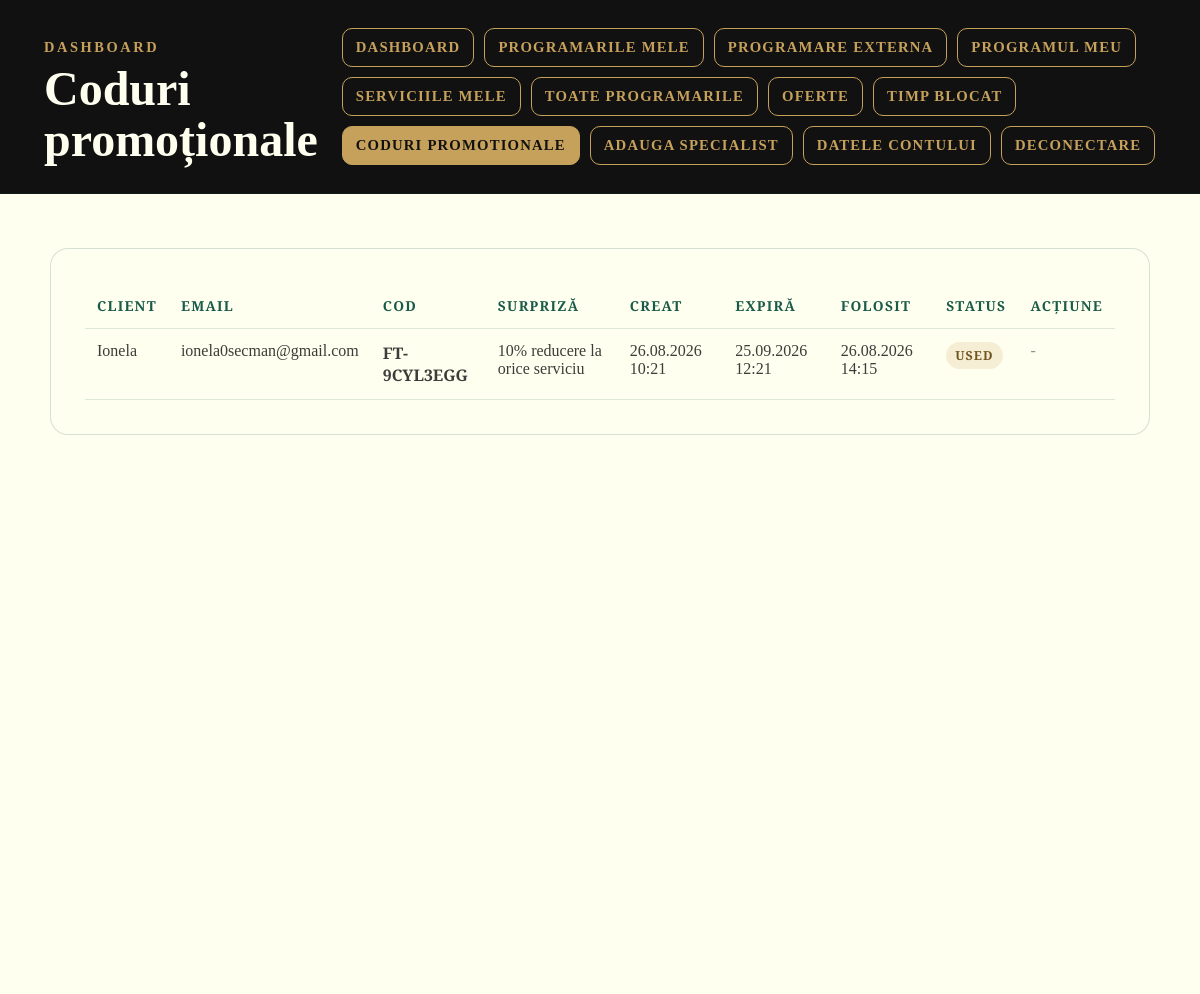
/admin/promo-codes.php (signed in), run on the app's committed database.
### tables this page shows
CREATE TABLE `promo_codes` (
  `id` int(11) NOT NULL AUTO_INCREMENT,
  `user_id` int(11) NOT NULL,
  `reward_id` int(11) NOT NULL,
  `code` varchar(50) NOT NULL,
  `status` enum('active','used','expired') NOT NULL DEFAULT 'active',
  `created_at` timestamp NOT NULL DEFAULT current_timestamp(),
  `expires_at` datetime NOT NULL,
  `used_at` datetime DEFAULT NULL,
  PRIMARY KEY (`id`),
  UNIQUE KEY `code` (`code`),
  KEY `idx_promo_codes_user_status_expires` (`user_id`,`status`,`expires_at`),
  KEY `idx_promo_codes_reward_id` (`reward_id`),
  CONSTRAINT `fk_promo_codes_reward` FOREIGN KEY (`reward_id`) REFERENCES `promo_rewards` (`id`) ON UPDATE CASCADE,
  CONSTRAINT `fk_promo_codes_user` FOREIGN KEY (`user_id`) REFERENCES `users` (`id`) ON DELETE CASCADE ON UPDATE CASCADE
);

CREATE TABLE `users` (
  `id` int(11) NOT NULL AUTO_INCREMENT,
  `name` varchar(150) NOT NULL,
  `email` varchar(255) NOT NULL,
  `password_hash` varchar(255) NOT NULL,
  `role` enum('customer','specialist','admin') NOT NULL DEFAULT 'customer',
  `created_at` timestamp NOT NULL DEFAULT current_timestamp(),
  PRIMARY KEY (`id`),
  UNIQUE KEY `email` (`email`)
);

CREATE TABLE `promo_rewards` (
  `id` int(11) NOT NULL AUTO_INCREMENT,
  `name` varchar(150) NOT NULL,
  `description` text NOT NULL,
  `reward_type` enum('percentage','fixed','free_service','gift','product_discount') NOT NULL,
  `reward_value` decimal(10,2) DEFAULT NULL,
  `validity_days` int(11) DEFAULT 30,
  `active` tinyint(1) DEFAULT 1,
  `created_at` timestamp NOT NULL DEFAULT current_timestamp(),
  PRIMARY KEY (`id`)
);

### admin/promo-codes.php (the view, shortened to what this page needs)
<?php
require_once __DIR__ . '/../includes/db.php';
require_once __DIR__ . '/../includes/admin-ui.php';
$statement = $pdo->prepare(
	'SELECT
		pc.id,
		pc.code,
		pc.status,
		pc.created_at,
		pc.expires_at,
		pc.used_at,
		u.name AS customer_name,
		u.email AS customer_email,
		r.name AS reward_name
	 FROM promo_codes pc
	 INNER JOIN users u ON u.id = pc.user_id
	 INNER JOIN promo_rewards r ON r.id = pc.reward_id
	 ORDER BY pc.created_at DESC'
);
$statement->execute();
$promoCodes = $statement->fetchAll();
$csrfToken = getAdminCsrfToken();
?>
<!DOCTYPE html>
<html lang="ro">
<head>
	<link rel="stylesheet" href="../css/style.css?v=20260826-7">
</head>
<body>
	<?php renderAdminHeader('Coduri promoționale', 'promo-codes.php', $csrfToken); ?>
	<main class="admin-page">
		<section class="admin-panel">
			<?php if ($promoCodes === []): ?>
				<p class="admin-empty">Nu există încă niciun cod promoțional.</p>
			<?php else: ?>
				<div class="admin-table-wrap">
					<table class="admin-table">
						<thead>
							<tr>
								<th>Client</th>
								<th>Email</th>
								<th>Cod</th>
								<th>Surpriză</th>
								<th>Creat</th>
								<th>Expiră</th>
								<th>Folosit</th>
								<th>Status</th>
								<th>Acțiune</th>
							</tr>
						</thead>
						<tbody>
							<?php foreach ($promoCodes as $promoCode): ?>
								<?php $status = (string) $promoCode['status']; ?>
								<tr>
									<td data-label="Client"><?php echo adminEscape((string) $promoCode['customer_name']); ?></td>
									<td data-label="Email"><?php echo adminEscape((string) $promoCode['customer_email']); ?></td>
									<td data-label="Cod"><strong><?php echo adminEscape((string) $promoCode['code']); ?></strong></td>
									<td data-label="Surpriză"><?php echo adminEscape((string) $promoCode['reward_name']); ?></td>
									<td data-label="Creat"><?php echo adminEscape(adminFormatDate((string) $promoCode['created_at'])); ?></td>
									<td data-label="Expiră"><?php echo adminEscape(adminFormatDate((string) $promoCode['expires_at'])); ?></td>
									<td data-label="Folosit"><?php echo adminEscape(adminFormatDate($promoCode['used_at'] !== null ? (string) $promoCode['used_at'] : null)); ?></td>
									<td data-label="Status">
										<span class="admin-status admin-status-<?php echo adminEscape($status); ?>">
											<?php echo adminEscape(adminFormatStatus($status)); ?>
										</span>
									</td>
									<td data-label="Acțiune">
										<?php if ($status === 'active'): ?>
											<form method="post" action="promo-codes.php" onsubmit="return confirm('Marcați acest cod ca folosit?');">
												<input type="hidden" name="csrf_token" value="<?php echo adminEscape($csrfToken); ?>">
												<input type="hidden" name="promo_code_id" value="<?php echo (int) $promoCode['id']; ?>">
												<button class="admin-small-button" type="submit">MARCAȚI CA FOLOSIT</button>
											</form>
										<?php else: ?>
											<span class="admin-muted">-</span>
										<?php endif; ?>
									</td>
								</tr>
							<?php endforeach; ?>
						</tbody>
					</table>
				</div>
			<?php endif; ?>
		</section>
	</main>
</body>
</html>

### includes/admin-ui.php (shortened to what this page needs)
<?php
function adminEscape(string $value): string
{
	return htmlspecialchars($value, ENT_QUOTES, 'UTF-8');
}
function adminFormatDate(?string $dateValue, string $format = 'd.m.Y H:i'): string
{
	try {
		$date = new DateTimeImmutable($dateValue);
	} catch (Exception $exception) {
		return $dateValue;
	}
	return $date->format($format);
}
function adminFormatStatus(string $status): string
{
	return match ($status) {
		'active' => 'ACTIVE',
		'used' => 'USED',
		'expired' => 'EXPIRED',
		'pending' => 'IN ASTEPTARE',
		'approved' => 'APROBATA',
		'rejected' => 'RESPINSA',
		'cancelled' => 'ANULATA',
		default => strtoupper($status),
	};
}
function renderAdminHeader(string $title, string $activeRoute, string $csrfToken, ?array $dashboardUser = null, ?array $currentSpecialist = null): void
{
	if ($dashboardUser === null && isset($GLOBALS['dashboardUser']) && is_array($GLOBALS['dashboardUser'])) {
		$dashboardUser = $GLOBALS['dashboardUser'];
	}
	if ($currentSpecialist === null && isset($GLOBALS['currentSpecialist']) && is_array($GLOBALS['currentSpecialist'])) {
		$currentSpecialist = $GLOBALS['currentSpecialist'];
	}
	$sessionRole = $_SESSION['admin_role'] ?? '';
	$role = is_array($dashboardUser) ? (string) ($dashboardUser['role'] ?? '') : (is_string($sessionRole) ? $sessionRole : '');
	$navigation = [];
	if ($role === 'admin') {
		$navigation['index.php'] = 'Dashboard';
	}
	if ($currentSpecialist !== null || $role === 'specialist') {
		$navigation['my-appointments.php'] = 'Programarile mele';
	}
	if ($currentSpecialist !== null) {
		$navigation['my-create-appointment.php'] = 'Programare externa';
		$navigation['my-schedule.php'] = 'Programul meu';
		$navigation['my-services.php'] = 'Serviciile mele';
	}
	if ($role === 'admin') {
		$navigation += [
			'appointments.php' => 'Toate programarile',
			'offers.php' => 'Oferte',
			'blocked-slots.php' => 'Timp blocat',
			'promo-codes.php' => 'Coduri promotionale',
			'add-specialist.php' => 'Adauga specialist',
		];
	}
	$navigation['account.php'] = 'Datele contului';
	?>
	<header class="admin-header">
		<div>
			<p class="admin-kicker">DASHBOARD</p>
			<h1 class="admin-title"><?php echo adminEscape($title); ?></h1>
		</div>
		<nav class="admin-nav" aria-label="Navigare dashboard">
			<?php foreach ($navigation as $route => $label): ?>
				<a class="<?php echo $activeRoute === $route ? 'is-active' : ''; ?>" href="<?php echo adminEscape($route); ?>">
					<?php echo adminEscape($label); ?>
				</a>
			<?php endforeach; ?>
			<form class="admin-nav-form" method="post" action="logout.php">
				<button type="submit">Deconectare</button>
			</form>
		</nav>
	</header>
	<?php
}

### css/style.css (style rules this page uses)
:root { --emerald: #195A48; --ivory: #FFFFF0; --gold: #C6A15B; --black: #111111; }
* { box-sizing: border-box; }
body { margin: 0; background: var(--ivory); color: var(--black); }
.admin-login-page, .admin-page { min-height: 100vh; background: var(--ivory); color: var(--black); font-family: 'Cormorant Garamond', Georgia, serif; }
.admin-login-panel, .admin-panel { width: min(100%, 1100px); border: 1px solid rgba(25, 90, 72, 0.18); border-radius: 18px; background: rgba(255, 255, 240, 0.96); }
.admin-header { display: flex; align-items: flex-end; justify-content: space-between; gap: 24px; padding: 28px clamp(18px, 4vw, 44px); border-bottom: 1px solid rgba(25, 90, 72, 0.16); background: var(--black); color: var(--ivory); }
.admin-page { padding: clamp(28px, 5vw, 54px) clamp(14px, 4vw, 44px); }
.admin-panel { margin: 0 auto; padding: clamp(22px, 4vw, 34px); }
.admin-kicker, .admin-welcome, .admin-form-message, .admin-alert, .admin-empty { margin: 0; }
.admin-kicker { color: var(--gold); font-size: 0.9rem; font-weight: 600; letter-spacing: 0.18em; text-transform: uppercase; }
.admin-title { margin: 8px 0 0; color: inherit; font-size: clamp(2rem, 4vw, 3rem); font-weight: 600; line-height: 1.05; }
.admin-nav { display: flex; flex-wrap: wrap; gap: 10px; }
.admin-nav-form { margin: 0; }
.admin-nav a, .admin-nav-form button, .admin-button, .admin-small-button, .admin-card-link { border: 1px solid var(--gold); border-radius: 10px; font-weight: 600; text-decoration: none; transition: background-color 180ms ease, color 180ms ease, border-color 180ms ease; }
.admin-nav a { padding: 10px 13px; color: var(--gold); font-size: 0.92rem; letter-spacing: 0.08em; text-transform: uppercase; }
.admin-nav-form button { min-height: 100%; padding: 10px 13px; background: transparent; color: var(--gold); cursor: pointer; font-family: inherit; font-size: 0.92rem; letter-spacing: 0.08em; line-height: 1.15; text-transform: uppercase; }
.admin-nav a:hover, .admin-nav a:focus-visible, .admin-nav a.is-active, .admin-nav-form button:hover, .admin-nav-form button:focus-visible, .admin-button:hover, .admin-button:focus-visible, .admin-small-button:hover, .admin-small-button:focus-visible, .admin-card-link:hover, .admin-card-link:focus-visible { background: var(--gold); color: var(--black); }
.admin-table-wrap { width: 100%; overflow-x: auto; }
.admin-table { width: 100%; border-collapse: collapse; min-width: 960px; }
.admin-table th, .admin-table td { padding: 13px 12px; border-bottom: 1px solid rgba(25, 90, 72, 0.14); text-align: left; vertical-align: top; }
.admin-table th { color: var(--emerald); font-size: 0.86rem; letter-spacing: 0.09em; text-transform: uppercase; }
.admin-table td { color: rgba(17, 17, 17, 0.82); font-size: 1rem; }
.admin-status { display: inline-flex; padding: 5px 9px; border-radius: 999px; font-size: 0.78rem; font-weight: 700; letter-spacing: 0.08em; }
.admin-status-used { background: rgba(198, 161, 91, 0.18); color: #72551d; }
.admin-muted { color: rgba(17, 17, 17, 0.46); }

### data on the page
promo_codes: user.name "Ionela", user.email "ionela0secman@gmail.com", code "FT-9CYL3EGG", reward.name "10% reducere la orice serviciu", created_at "26.08.2026 10:21", expires_at "25.09.2026 12:21", used_at "26.08.2026 14:15", status "USED"

### other printed values
adminEscape($title) "Coduri promoționale"
adminEscape($label) "DASHBOARD"
adminEscape($label) "PROGRAMARILE MELE"
adminEscape($label) "PROGRAMARE EXTERNA"
adminEscape($label) "PROGRAMUL MEU"
adminEscape($label) "SERVICIILE MELE"
adminEscape($label) "TOATE PROGRAMARILE"
adminEscape($label) "OFERTE"
adminEscape($label) "TIMP BLOCAT"
adminEscape($label) "CODURI PROMOTIONALE"
adminEscape($label) "ADAUGA SPECIALIST"
adminEscape($label) "DATELE CONTULUI"
